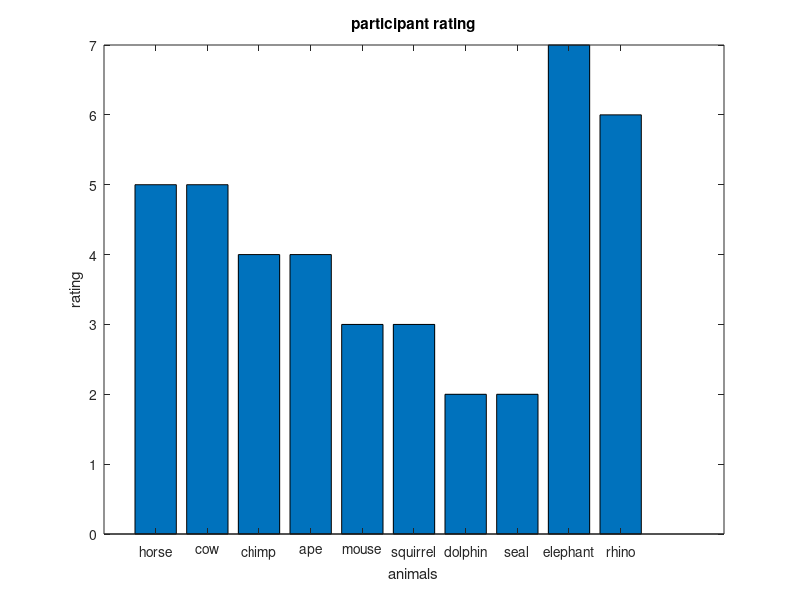

Recreate this plot in MATLAB.
% ---------------------------------
% Problem Set 6, Question 1 Part E
% ---------------------------------
%
% Author: Yassin Yazal
% Collaborators: 
%
% ---------------------------------
%
% file: participantRatings.m
 
function [ratings, ratingsPlot] = participantRatings()

    figure(3);
    load animalDataset.mat;

    % Do not edit above this line!
    % ~~~~~~~~~~~~~~~~~~~~~~~~~~~~~~~~~~~~~~~~~~~~~~~~~~~~~~~~~~~~~~~~
   
    % YOUR CODE HERE
      
    ratings = [5,5,4,4,3,3,2,2,7,6]'; % fill in with judgments from your participant
    ratingsPlot = bar(ratings); % fill in arguments to bar
    set(gca, 'xticklabel', names)
    title('participant rating')
    xlabel('animals')
    ylabel('rating')
   
    % ~~~~~~~~~~~~~~~~~~~~~~~~~~~~~~~~~~~~~~~~~~~~~~~~~~~~~~~~~~~~~~~~
    % Do not edit below this line!
    
    ratingsPlot = get(ratingsPlot);

end
